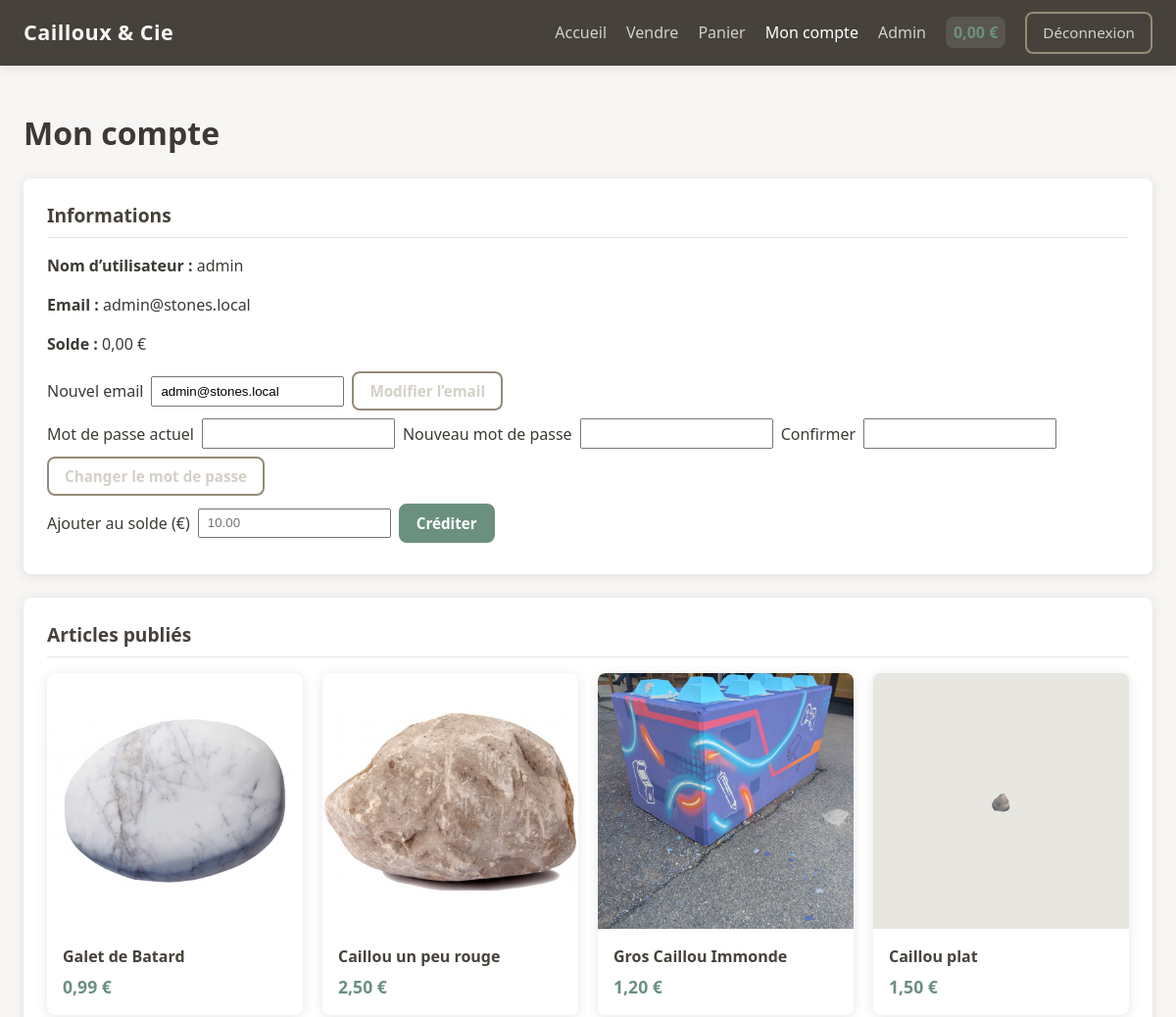
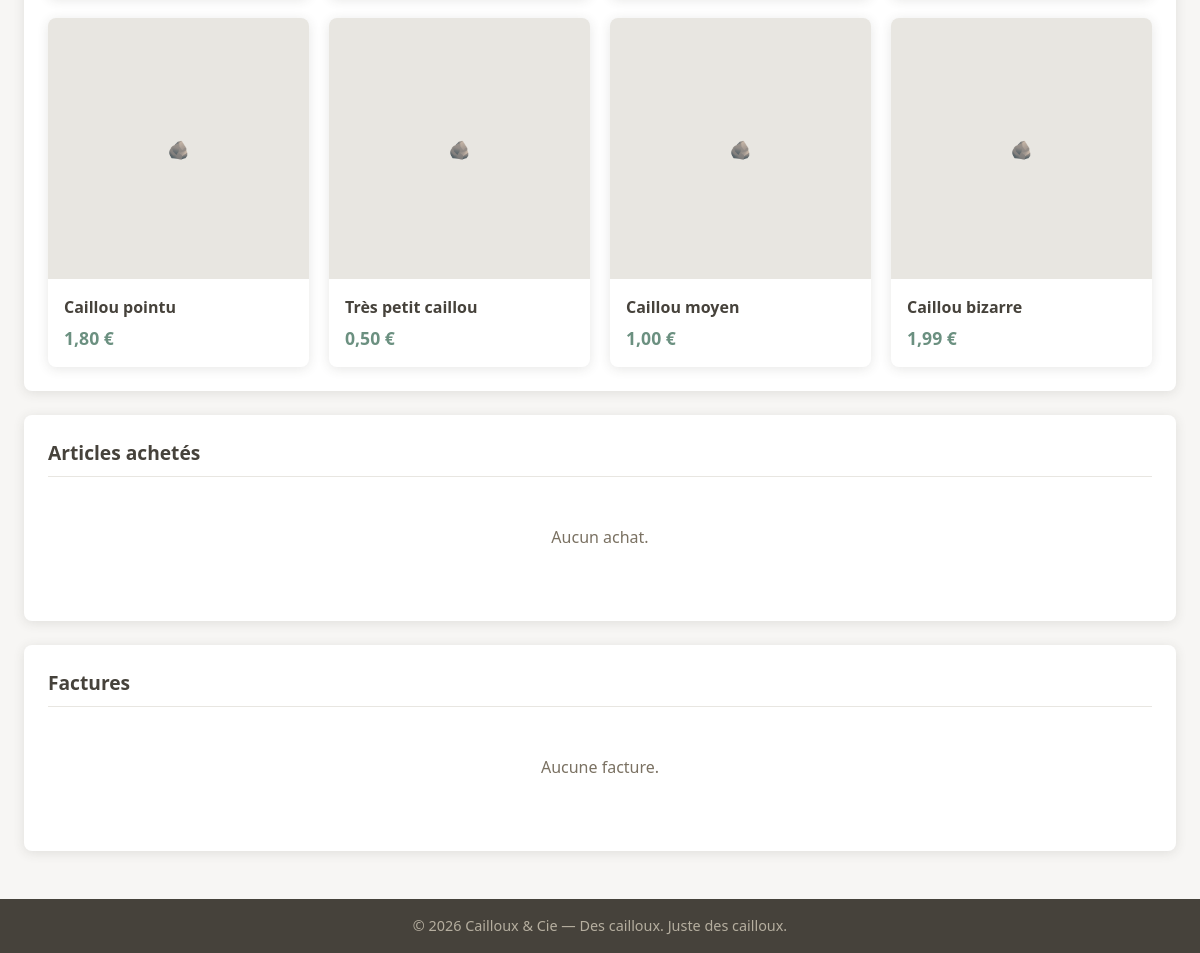
Screenshot of /account.php (signed in) with the database file from the repository (2 pictures, top to bottom).
### tables this page shows
CREATE TABLE IF NOT EXISTS `user` (
  `id` INT UNSIGNED NOT NULL AUTO_INCREMENT,
  `username` VARCHAR(80) NOT NULL,
  `password` VARCHAR(255) NOT NULL,
  `email` VARCHAR(255) NOT NULL,
  `balance` DECIMAL(10,2) NOT NULL DEFAULT 0.00,
  `profile_photo` VARCHAR(255) DEFAULT NULL,
  `role` ENUM('user', 'admin') NOT NULL DEFAULT 'user',
  `created_at` DATETIME NOT NULL DEFAULT CURRENT_TIMESTAMP,
  PRIMARY KEY (`id`),
  UNIQUE KEY `username` (`username`),
  UNIQUE KEY `email` (`email`)
);

CREATE TABLE IF NOT EXISTS `article` (
  `id` INT UNSIGNED NOT NULL AUTO_INCREMENT,
  `name` VARCHAR(255) NOT NULL,
  `description` TEXT NOT NULL,
  `price` DECIMAL(10,2) NOT NULL,
  `publication_date` DATETIME NOT NULL DEFAULT CURRENT_TIMESTAMP,
  `author_id` INT UNSIGNED NOT NULL,
  `image_link` VARCHAR(255) DEFAULT NULL,
  PRIMARY KEY (`id`),
  KEY `author_id` (`author_id`),
  KEY `publication_date` (`publication_date`),
  CONSTRAINT `article_author_fk` FOREIGN KEY (`author_id`) REFERENCES `user` (`id`) ON DELETE CASCADE
);

### config/auth.php (called while the page is built, shortened)
<?php
function current_user_id() {
    return $_SESSION['user_id'] ?? null;
}
function current_user() {
    global $mysqli;
    $id = (int) $_SESSION['user_id'];
    $stmt = $mysqli->prepare("SELECT id, username, email, balance, profile_photo, role FROM user WHERE id = ?");
    $stmt->bind_param('i', $id);
    $stmt->execute();
    $r = $stmt->get_result()->fetch_assoc();
    return $r ?: null;
}
function is_admin() {
    $u = current_user();
    return $u && ($u['role'] ?? '') === 'admin';
}

### account.php (the view, shortened to what this page needs)
<?php
require_once __DIR__ . '/includes/init.php';
$view_user_id = isset($_GET['user']) ? (int) $_GET['user'] : null;
$current_id = current_user_id();
if (!$view_user_id) $view_user_id = $current_id;
$stmt = $mysqli->prepare("SELECT id, username, email, balance, profile_photo, role FROM user WHERE id = ?");
$stmt->bind_param('i', $view_user_id);
$stmt->execute();
$view_user = $stmt->get_result()->fetch_assoc();
$is_own = ($view_user_id === $current_id);
$articles = [];
$result = $mysqli->query("SELECT id, name, price, image_link, publication_date FROM article WHERE author_id = $view_user_id ORDER BY publication_date DESC");
if ($result) $articles = $result->fetch_all(MYSQLI_ASSOC);
$invoices = [];
$purchases = [];
if ($is_own) {
    $result = $mysqli->query("SELECT id, transaction_date, amount FROM invoice WHERE user_id = $current_id ORDER BY transaction_date DESC");
    if ($result) $invoices = $result->fetch_all(MYSQLI_ASSOC);
    $result = $mysqli->query("
        SELECT p.article_id, p.quantity, a.name, a.price, i.transaction_date
        FROM purchase p
        JOIN article a ON a.id = p.article_id
        JOIN invoice i ON i.id = p.invoice_id
        WHERE p.user_id = $current_id
        ORDER BY i.transaction_date DESC
    ");
    if ($result) $purchases = $result->fetch_all(MYSQLI_ASSOC);
}
require_once __DIR__ . '/includes/header.php';
?>
<div class="page-account">
    <h1><?= $is_own ? 'Mon compte' : 'Compte de ' . htmlspecialchars($view_user['username']) ?></h1>
    <section class="account-section">
        <h2>Informations</h2>
        <p><strong>Nom d’utilisateur :</strong> <?= htmlspecialchars($view_user['username']) ?></p>
        <p><strong>Email :</strong> <?= htmlspecialchars($view_user['email']) ?></p>
        <p><strong>Solde :</strong> <?= number_format($view_user['balance'], 2, ',', ' ') ?> €</p>
        <?php if ($is_own): ?>
            <form method="post" class="form-inline">
                <label>Nouvel email</label>
                <input type="email" name="email" value="<?= htmlspecialchars($view_user['email']) ?>" required>
                <button type="submit" class="btn btn-outline">Modifier l’email</button>
            </form>
            <form method="post" class="form-inline">
                <label>Mot de passe actuel</label>
                <input type="password" name="current_password" required>
                <label>Nouveau mot de passe</label>
                <input type="password" name="new_password" required minlength="6">
                <label>Confirmer</label>
                <input type="password" name="new_password_confirm" required minlength="6">
                <button type="submit" class="btn btn-outline">Changer le mot de passe</button>
            </form>
            <form method="post" class="form-inline">
                <label>Ajouter au solde (€)</label>
                <input type="text" name="amount" placeholder="10.00" required>
                <button type="submit" class="btn btn-primary">Créditer</button>
            </form>
        <?php endif; ?>
    </section>
    <section class="account-section">
        <h2>Articles publiés</h2>
        <?php if (empty($articles)): ?>
            <p class="empty">Aucun article.</p>
        <?php else: ?>
            <div class="article-grid compact">
                <?php foreach ($articles as $a): ?>
                    <a href="<?= BASE ?>/detail.php?id=<?= (int)$a['id'] ?>" class="article-card">
                        <div class="article-card-img">
                            <?php if (!empty($a['image_link'])): ?>
                                <?php
                                    $img_src = $a['image_link'];
                                    if (strpos($img_src, 'http') !== 0 && strpos($img_src, '/') !== 0) {
                                        $img_src = BASE . '/' . $img_src;
                                    }
                                ?>
                                <img src="<?= htmlspecialchars($img_src) ?>" alt="">
                            <?php else: ?>
                                <div class="article-card-placeholder">🪨</div>
                            <?php endif; ?>
                        </div>
                        <div class="article-card-body">
                            <h3><?= htmlspecialchars($a['name']) ?></h3>
                            <p class="price"><?= number_format($a['price'], 2, ',', ' ') ?> €</p>
                        </div>
                    </a>
                <?php endforeach; ?>
            </div>
        <?php endif; ?>
    </section>
    <?php if ($is_own): ?>
        <section class="account-section">
            <h2>Articles achetés</h2>
            <?php if (empty($purchases)): ?>
                <p class="empty">Aucun achat.</p>
            <?php endif; ?>
        </section>
        <section class="account-section">
            <h2>Factures</h2>
            <?php if (empty($invoices)): ?>
                <p class="empty">Aucune facture.</p>
            <?php endif; ?>
        </section>
    <?php endif; ?>
</div>
<?php require_once __DIR__ . '/includes/footer.php'; ?>

### includes/header.php (shortened to what this page needs)
<?php
$current_page = basename($_SERVER['PHP_SELF'], '.php');
$user = current_user();
?>
<!DOCTYPE html>
<html lang="fr">
<head>
    <link rel="stylesheet" href="<?= BASE ?>/assets/css/style.css">
</head>
<body>
<header class="site-header">
    <div class="header-inner">
        <a href="<?= BASE ?>/index.php" class="logo"><?= SITE_NAME ?></a>
        <nav class="nav-main">
            <a href="<?= BASE ?>/index.php" class="<?= $current_page === 'index' ? 'active' : '' ?>">Accueil</a>
            <?php if ($user): ?>
                <a href="<?= BASE ?>/sell.php" class="<?= $current_page === 'sell' ? 'active' : '' ?>">Vendre</a>
                <a href="<?= BASE ?>/cart.php" class="<?= $current_page === 'cart' ? 'active' : '' ?>">Panier</a>
                <a href="<?= BASE ?>/account.php" class="<?= $current_page === 'account' ? 'active' : '' ?>">Mon compte</a>
                <?php if (is_admin()): ?>
                    <a href="<?= BASE ?>/admin/">Admin</a>
                <?php endif; ?>
                <span class="user-balance"><?= number_format($user['balance'], 2, ',', ' ') ?> €</span>
                <a href="<?= BASE ?>/logout.php" class="btn btn-outline">Déconnexion</a>
            <?php else: ?>
                <a href="<?= BASE ?>/login.php" class="<?= $current_page === 'login' ? 'active' : '' ?>">Connexion</a>
                <a href="<?= BASE ?>/register.php" class="<?= $current_page === 'register' ? 'active' : '' ?>">Inscription</a>
            <?php endif; ?>
        </nav>
    </div>
</header>
<main class="main-content">

### assets/css/style.css (style rules this page uses)
:root { --stone-50: #f7f6f4; --stone-100: #e8e6e1; --stone-200: #d4d0c8; --stone-300: #b5ae9f; --stone-400: #948b78; --stone-500: #7a7162; --stone-600: #635d52; --stone-700: #524d44; --stone-800: #46423b; --stone-900: #3d3a35; --accent: #6b9080; --accent-hover: #5a7a6d; --danger: #c25b56; --success: #5a7a6d; --radius: 8px; --shadow: 0 2px 12px rgba(61, 58, 53, 0.12); --font: 'Segoe UI', system-ui, -apple-system, sans-serif; }
* { box-sizing: border-box; }
body { margin: 0; font-family: var(--font); background: var(--stone-50); color: var(--stone-900); line-height: 1.5; min-height: 100vh; display: flex; flex-direction: column; }
.main-content { flex: 1; max-width: 1200px; margin: 0 auto; padding: 1.5rem; width: 100%; }
.site-header { background: var(--stone-800); color: var(--stone-100); box-shadow: var(--shadow); }
.header-inner { max-width: 1200px; margin: 0 auto; padding: 0.75rem 1.5rem; display: flex; align-items: center; justify-content: space-between; flex-wrap: wrap; gap: 1rem; }
.logo { font-size: 1.35rem; font-weight: 700; color: var(--stone-50); text-decoration: none; letter-spacing: 0.02em; }
.nav-main { display: flex; align-items: center; gap: 1.25rem; flex-wrap: wrap; }
.nav-main a { color: var(--stone-200); text-decoration: none; font-weight: 500; }
.nav-main a:hover, .nav-main a.active { color: white; }
.user-balance { font-weight: 600; color: var(--accent); padding: 0.25rem 0.5rem; background: rgba(255,255,255,0.1); border-radius: var(--radius); }
.btn { display: inline-block; padding: 0.5rem 1rem; border-radius: var(--radius); font-weight: 600; text-decoration: none; border: 2px solid transparent; cursor: pointer; font-size: 0.95rem; font-family: inherit; }
.btn-primary { background: var(--accent); color: white; border-color: var(--accent); }
.btn-outline { background: transparent; color: var(--stone-200); border-color: var(--stone-400); }
.form-inline { margin: 0.5rem 0; display: flex; flex-wrap: wrap; align-items: center; gap: 0.5rem; }
.form-inline label { margin: 0; }
.form-inline input { padding: 0.35rem 0.5rem; width: auto; min-width: 140px; }
.article-grid { display: grid; grid-template-columns: repeat(auto-fill, minmax(260px, 1fr)); gap: 1.25rem; }
.article-grid.compact .article-card-body h3 { font-size: 1rem; }
.article-card { background: white; border-radius: var(--radius); overflow: hidden; box-shadow: var(--shadow); text-decoration: none; color: inherit; display: block; transition: transform 0.2s, box-shadow 0.2s; }
.article-card-img { aspect-ratio: 1; background: var(--stone-100); overflow: hidden; }
.article-card-img img { width: 100%; height: 100%; object-fit: cover; }
.article-card-placeholder { width: 100%; height: 100%; display: flex; align-items: center; justify-content: center; color: var(--stone-400); font-weight: 600; font-size: 1.1rem; }
.article-card-body { padding: 1rem; }
.article-card-body h3 { margin: 0 0 0.35rem 0; font-size: 1.1rem; color: var(--stone-800); }
.article-card-body .price { margin: 0; font-weight: 700; color: var(--accent); font-size: 1.1rem; }
.empty { color: var(--stone-500); text-align: center; padding: 2rem; }
.account-section { background: white; padding: 1.5rem; border-radius: var(--radius); box-shadow: var(--shadow); margin-bottom: 1.5rem; }
.account-section h2 { margin-top: 0; color: var(--stone-800); font-size: 1.2rem; border-bottom: 1px solid var(--stone-100); padding-bottom: 0.5rem; }

### rows the page displays
user: balance "0,00", username "admin", email "admin@stones.local"
article: shows a picture, name "Galet de Batard", price "0,99"
article: shows a picture, name "Caillou un peu rouge", price "2,50"
article: shows a picture, name "Gros Caillou Immonde", price "1,20"
article: name "Caillou plat", price "1,50"
article: name "Caillou pointu", price "1,80"
article: name "Très petit caillou", price "0,50"
article: name "Caillou moyen", price "1,00"
article: name "Caillou bizarre", price "1,99"

### other values shown
SITE_NAME "Cailloux & Cie"
